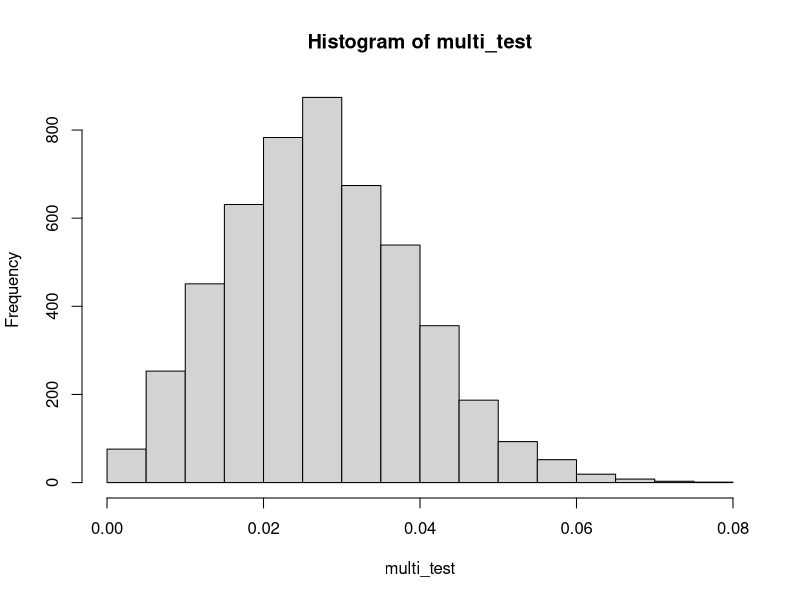

Generate this figure with R: (Note: this script raises an error after producing the figure.)
#%% Question 1
single_test <- function(p_1,p_2,number.N1,number.N2,number.sample){
    N1 = rbinom(n = number.N1, size = 1, prob = p_1)
    N2 = rbinom(n = number.N2, size = 1, prob = p_2)
    N = c(N1,N2)
    prob = sum(sample(N,number.sample))/number.sample
    return (prob)
}


#%% Question 2
p_1 = 0.05
p_2 = 0.02
number.N1 = 10000
number.N2 = 20000
number.sample = 200
simulation = 5000

multi_test = replicate(n = simulation, expr = single_test(p_1,p_2,number.N1,number.N2,number.sample))

#%%
hist(multi_test)

#%%
quantile(multi_test,probs = c(0.025, 0.975))

#%%
mean(multi_test)

#%% True value
(number.N1*p_1+number.N2*p_2)/(number.N1+number.N2)

#%% Question 3
N1 = 10000
N2 = 20000
p = 0.1
e = 0.05
sample = 134
simulation = 50

CalculateProb <- function(N1,N2,p,e,simulation,sample){
  prob = mean(replicate(n = simulation, expr = abs(single_test(p,p,N1,N2,sample)-p)<e))
  return (prob)
}

#CalculateProb(N1,N2,p,e,simulation,114)

library(parallel)
RepParallel <- function(n, expr, simplify = "array",...){
  mc <- getOption("mc.cores", 2)
  answer <-
    mclapply(integer(n), eval.parent(substitute(function(...) expr)),mc.cores = mc,...)
  if (!identical(simplify, FALSE) && length(answer))
    return(simplify2array(answer, higher = (simplify == "array")))
  else return(answer)
}

#system.time({
#  hist(replicate(500,CalculateProb(N1,N2,p,e,simulation,sample)))
#})
#system.time({
#  hist(RepParallel(500,CalculateProb(N1,N2,p,e,simulation,sample)))
#})

#mean(RepParallel(50,CalculateProb(N1,N2,p,e,simulation,134)))
top = N1+N2
button = 1
repeat{
  pin_sample = ceiling((top-button)/2+button)
  cat(i,'\n','pin',pin_sample,' button:',button,' top:',top,'\n')
  pin_Pr = mean(RepParallel(200,CalculateProb(N1,N2,p,e,simulation,pin_sample)))
  if (pin_Pr > 0.95){
    top = pin_sample - 1
  }
  else{
    button = pin_sample + 1
  }
  if (top == button) break
}



Q3_d <- function(p,e,N1,N2,simulation){
  top = N1+N2
  button = 1
  while(button<top){
    pin_sample = ceiling((top-button)/2+button)
    pin_Pr = mean(RepParallel(50,CalculateProb(N1,N2,p,e,simulation,pin_sample)))
    if (pin_Pr > 0.95){
      top = pin_sample - 1
    }
    else{
      button = pin_sample + 1
    }
  }
  return (top)
}

system.time({
  ans <- Q3_d(p,e,N1,N2,simulation)
})
ans

sample.distribution = replicate(n = 400, expr = Q3_d(p,e,N1,N2,simulation))
mean(sample.distribution)
hist(sample.distribution)

mean(sample.distribution)

Q3 <- function(p,e,N1,N2,simulation){
  N = N1+N2
  for (sample in 120:140){
    mean_Pr = mean(RepParallel(200,CalculateProb(N1,N2,p,e,simulation,sample)))
    if (mean_Pr>0.95){
      cat(sample,' ',mean_Pr)
      return (sample)
    }
  }
}

Q3(p,e,N1,N2,simulation)

sample.distribution = replicate(n = 10, expr = Q3(p,e,N1,N2,simulation))
hist(sample.distribution)
mean(sample.distribution)
sample.distribution
quantile(sample.distribution,probs = c(0.025, 0.975))
